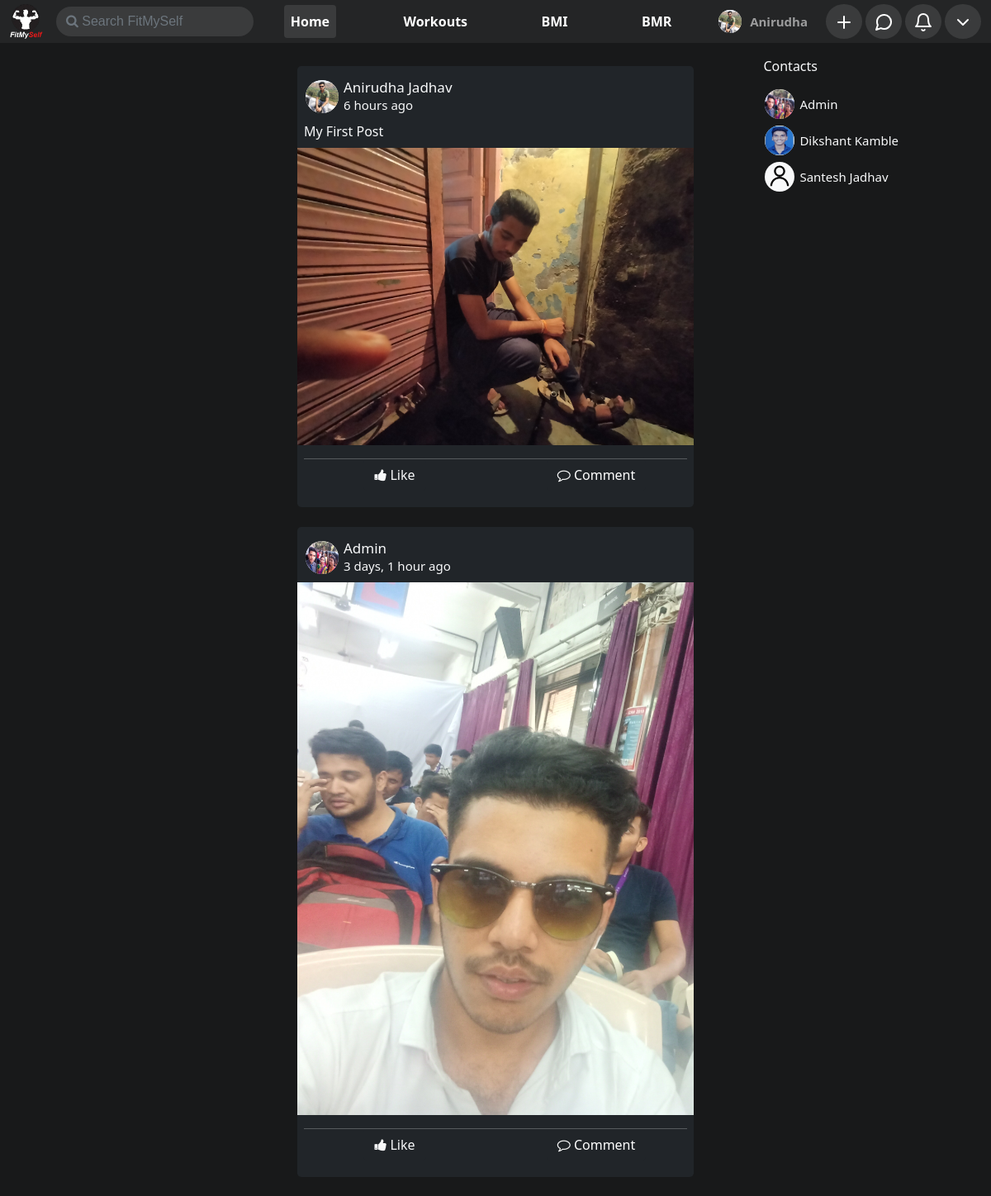
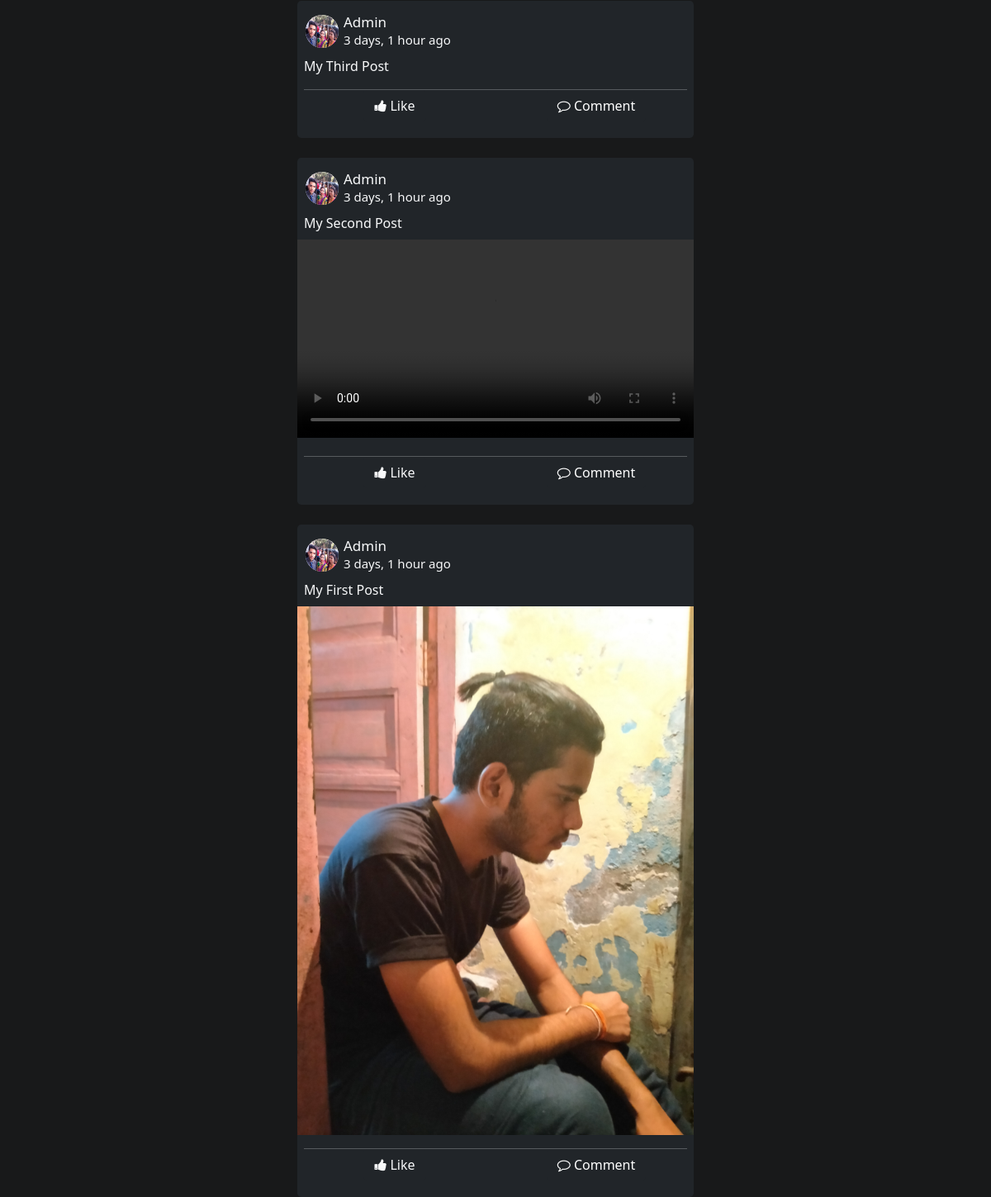
The page / (signed in) on the database its author committed (2 pictures, top to bottom).
### home/models.py (models this page shows, shortened)
class ProfilePictures(models.Model):
    user = models.ForeignKey(User,on_delete=models.CASCADE,null=True)
    upload_on = models.DateTimeField(default = timezone.now,null=True)
    display_picture = models.ImageField(upload_to=dpPath,null=True,blank=True)

class Friend(models.Model):
    user = models.ForeignKey(User,on_delete=models.CASCADE)
    friends = models.ForeignKey(UserExtended,on_delete=models.CASCADE)

class UserExtended(models.Model):
    user = models.ForeignKey(User,on_delete=models.CASCADE,null=True)
    dob = models.DateField(null=True,blank=True)
    gender = models.CharField(max_length=50,null=True)
    slug = models.CharField(max_length=50,null=True,blank=True)

### posts/models.py (models this page shows, shortened)
class Post(models.Model):
    user = models.ForeignKey(User,on_delete=models.CASCADE)
    desc = models.TextField(null=True,blank=True)
    media = models.FileField(upload_to=imgPath,null=True,blank=True)
    upload_on = models.DateTimeField(default= timezone.now)
    slug = models.TextField(null=True,blank=True)
    def fileType(self):
        ext = self.media.name.split('.')[-1]
        if ext == "jpeg" or ext == "jpg" or ext == "svg" or ext == "ico":
            return "image"
        elif ext == "mp4" or ext == "webm" or ext == "ogg" or ext == "mkv":
            return "video"
        else:
            return "not-defined"

### home/views.py (the view)
# urls.py: path('',views.index,name='index'),
def index(request):
    if not request.user.is_authenticated:
        messages.info(request,"Please Login to explore content")
        return redirect('/signin')
    profile_pictures = {}
    friend_picture = {}
    likes = {}
    liked = {}
    posts = []
    friends = Friend.objects.filter(user = request.user)
    posts.append(Post.objects.filter(user=request.user).order_by("-upload_on"))
    for user in friends:
        posts.append(Post.objects.filter(user=user.friends.user).order_by("-upload_on"))
    for i in posts:
        for post in i:
            profile_pictures[post] = ProfilePictures.objects.filter(user=post.user).order_by("-upload_on").first()
            likes[post] = Like.objects.filter(post=post).order_by("-time")
            liked[post] = isLiked(post,request.user)
    for friend in friends:
        friend_picture[friend] = ProfilePictures.objects.filter(user = friend.friends.user).order_by("-upload_on").first()
    params = {
        'posts' : posts,
        'post_profile_pictures' : profile_pictures,
        'likes' : likes,
        'liked' : liked,
        'friends' : friends,
        'friend_picture' : friend_picture,
        'media' : settings.MEDIA_URL,
    }
    return render(request,'home/index.html',params)

### calculator/context_processor.py (called while the page is built)
def userBmi(request):
    if request.user.is_authenticated:
        try:
            bmi = Bmi.objects.get(user = request.user)
            params = {
                "bmi" : bmi
            }
        except Bmi.DoesNotExist:
            params = {}
    else:
        params = {}
    return params

def userBmr(request):
    if request.user.is_authenticated:
        try:
            bmr = Bmr.objects.get(user = request.user)
            params = {
                "bmr" : bmr
            }
        except Bmr.DoesNotExist:
            params = {}
    else:
        params = {}
    return params

### home/context_processor.py (called while the page is built)
def user_profile(request):
    if request.user.is_authenticated:
        try:
            user = UserExtended.objects.get(user = request.user)
            user_profile = ProfilePictures.objects.filter(user=request.user).order_by("-upload_on").first()
            params = {
                "user" : user,
                "user_profile" : user_profile,
                "media" : settings.MEDIA_URL,
            }
        except ProfilePictures.DoesNotExist:
            params ={}
    else:
        params = {}
    return params

def search(request):
    if request.user.is_authenticated:
        if request.GET.get('search') is not None:
            result = {}
            profile_pics = []
            querry = request.GET.get('search')
            users = User.objects.filter(
                Q(first_name__icontains=querry) |
                Q(last_name__icontains=querry)
            )
            for user in users:
                result[UserExtended.objects.filter(user=user).first()] = ProfilePictures.objects.filter(user=user).order_by("-upload_on").first()
            print(result)
            params = {
                'result' : result,
            }
        else:
            params = {}
    else:
        params = {}
    return params

### home/templatetags/extras.py (called while the page is built)
@register.filter(name="value")
def value(dict,key):
    try:
        return dict[key].display_picture
    except AttributeError:
        return dict[key]

### home/views.py (called while the page is built)
def isLiked(post,user):
    likes = Like.objects.filter(post=post)
    liked_users = []
    for like in likes:
        liked_users.append(like.user)
    if user in liked_users:
        return True
    else:
        return False

### home/templates/home/index.html (shortened to what this page needs)
{% extends 'base.html' %}
{% load humanize %}
{% block body %}
{% load static %}
{% load extras %}
<div id="main-div" class="container">
    <div class="post-container pt-1">
        {% for i in posts %}
        {% for post in i %}
        <div class="posts bg-dark mx-auto text-light rounded-3 py-3 mt-4">
            <div class="post-head px-2 mb-2">
                <div class="d-flex my-auto h-100  justify-content-start align-items-center">
                    <span class="icon rounded-circle bg-light" style="width: 40px; height: 40px;">
                        <img src="{% if post_profile_pictures|value:post %}{{media}}{{post_profile_pictures|value:post}}{% else %}{% static 'images/user.svg' %}{% endif %}"
                            class="rounded-circle" style="width: 100%; height: 100%;" alt="">
                    </span>
                    <span class="mx-1">
                        <h3 class="m-0" style="font-size: 1.0625rem;">
                            {{post.user.first_name}} {{post.user.last_name}}
                        </h3>
                        <p style="font-size: .9375rem;" class="m-0">{{post.upload_on|naturaltime}}</p>
                    </span>
                </div>
                <p class="text-light my-2">{{post.desc}}</p>
            </div>
            <div class="media" style="width: 100%;">
                {% if post.fileType == 'image' %}
                <img src="{{media}}{{post.media}}" class="img-fluid" alt="">
                {% elif post.fileType == 'video' %}
                <video src="{{media}}{{post.media}}" style="width: 100%; height: auto;" autoplay="true"
                    controls></video>
                {% endif %}
            </div>
            <div class="px-2 pb-0 my-1">
                <hr class="mb-0">
                <div class="row my-0">
                    <div class="col-6 text-center">
                        <a href="{% if liked|value:post %}/unlike/{{post.slug}}{% else %}/like/{{post.slug}}{% endif %}"
                            class="btn btn-dark {% if liked|value:post %}text-primary{% else %}text-light{% endif %}"
                            aria-disabled="true"><i class="fa fa-thumbs-up"></i> Like</a>
                    </div>
                    <div class="col-6 text-center">
                        <a role="button" class="btn btn-dark" onclick="showComment('{{forloop.counter}}')"><i
                                class="fa fa-comment-o"></i> Comment</a>
                    </div>
                </div>
            </div>
        </div>
        {% endfor %}
        {% endfor %}
    </div>
    <div class="contacts text-light py-3 px-2" id="contacts">
        <p>Contacts</p>
        <ul class="p-0 m-0">
            {% for friend in friends %}
            <a href="/user/{{friend.friends.slug}}" style="text-decoration: none;">
            <li class=" mx-0 my-2 pr-4">
                    <div class="d-flex my-auto h-100  justify-content-start align-items-center">
                        <span class="icon rounded-circle bg-light" style="width: 36px; height: 36px;">
                            <img src="{% if friend_picture|value:friend %}{{media}}{{friend_picture|value:friend}}{% else %}{% static 'images/user.svg' %}{% endif %}"
                                class="rounded-circle" style="width: 100%; height: 100%;" alt="">
                        </span>
                        <span class="mx-1">
                            <p class="m-0 text-light" style="font-size: .9375rem;">
                                {{friend.friends.user.first_name}} {{friend.friends.user.last_name}}
                            </p>
                        </span>
                    </div>
                </li>
            </a>
            {% endfor %}
        </ul>
    </div>
</div>
{% endblock body %}

### templates/base.html (shortened to what this page needs)
<!doctype html>
<html lang="en">
<head>
    <link href="https://cdn.jsdelivr.net/npm/bootstrap@5.0.0-beta1/dist/css/bootstrap.min.css" rel="stylesheet"
>
    <link rel="stylesheet" href="https://cdnjs.cloudflare.com/ajax/libs/font-awesome/4.7.0/css/font-awesome.min.css">
</head>
<body style="background-color: #18191a;">
    <nav class="navbar p-0 navbar-expand-lg fixed-top navbar-dark navbar-bg" id="navbar">
        <div class="container-fluid">
            {% load static %}
            <div class="logo">
                <a class="navbar-brand text-right" href="/"><img src="{% static 'images/logo.png' %}" width="40px"
                        alt="logo"></a>
                <form id="search-form" action="" method="get">
                    <input class="no-outline text-light outline-none form-control rounded-pill me-2" id="search" name="search" onchange="form.submit()" type="text" placeholder="&#xF002; Search FitMySelf" style="font-family:Arial, FontAwesome" aria-label="Search">
                </form>
            </div>
            <div class="collapse navbar-collapse" id="navbarSupportedContent">
                <ul class="navbar-nav mb-2 mb-lg-0" id="main-nav">
                    <li class="nav-item">
                        <a href="/" class="navbar-link rounded nav-link {% if request.get_full_path == '/' %} nav-active {% endif %}">Home</a>
                    </li>
                    <li class="nav-item">
                        <a href="/workout" class="navbar-link rounded nav-link {% if request.get_full_path == '/workout/' %} nav-active {% endif %}">Workouts</a>
                    </li>
                    <li class="nav-item">
                        <a href="/calculator/bmi_calculator" class="navbar-link rounded nav-link {% if request.get_full_path == '/calculator/bmi_calculator' %} nav-active {% endif %}">BMI</a>
                    </li>
                    <li class="nav-item">
                        <a href="/calculator/bmr_calculator" class="navbar-link rounded nav-link {% if request.get_full_path == '/calculator/bmr_calculator' %} nav-active {% endif %}">BMR</a>
                    </li>
                </ul>
                {% if request.user.is_authenticated %}
                <ul class="navbar-nav mb-2 mb-lg-0" id="secondary-nav" onresize="changeSize()">
                    {% load extras %}
                    <li class="nav-item rounded-pill px-2 profile-name {% if request.get_full_path == '/'|addstr:request.user.slug %}nav-active{% endif %}" style="width: max-content;">
                        <div class="d-flex my-auto h-100  justify-content-between align-items-center">
                            <span class="icon rounded-circle bg-light">
                                <img src="{% if user_profile %}{{media}}{{user_profile.display_picture}}{% else %}{% static 'images/user.svg' %}{% endif %}"
                                    class="rounded-circle" style="width: 100%; height: 100%;" alt="">
                            </span>
                            <a href="/user/{{user.slug}}" class="nav-link py-0" style="font-size: .9375rem; font-weight: 600;">
                                {{request.user.first_name}}
                            </a>
                        </div>
                    </li>
                    <li class="nav-item dropdown">
                        <span class="icon w-100 h-100 basic-nav rounded-circle">
                            <a href="#" class="nav-link" id="add" role="button" data-bs-toggle="dropdown" aria-expanded="false">
                                <img src="{% static 'images/plus.svg' %}" class="w-100 h-100" alt="">
                            </a>
                        </span>
                    </li>
                    <li class="nav-item">
                        <span class="icon w-100 h-100 basic-nav rounded-circle">
                            <a href="#" class="nav-link">
                                <img src="{% static 'images/mess.svg' %}" class="w-100 h-100" style="height: 100%; width: 100%;" alt="">
                            </a>
                        </span>
                    </li>
                    <li class="nav-item dropdown">
                        <span class="icon w-100 h-100 basic-nav rounded-circle">
                            <a class="nav-link" href="#" id="notificationDropdown" role="button" data-bs-toggle="dropdown" aria-expanded="false">
                                <img src="{% static 'images/bell.svg' %}" style="width: 100%; height: 100%;" alt="">
                            </a>
                        </span>
                    </li>
                    <li class="nav-item">
                        <span class="dropdown icon w-100 h-100 basic-nav rounded-circle">
                            <a class="nav-link" id="profileDropdown" href="#" role="button" id="profileDropdown"
                                data-bs-toggle="dropdown" aria-expanded="false">
                                <img src="{% static 'images/chevron-down.svg' %}" style="width: 100%; height: 100%;"
                                    alt="">
                            </a>
                                        {% load humanize %}
                        </span>
                    </li>
                </ul>
                {% endif %}
            </div>
        </div>
    </nav>
    {% block body %}
    {% endblock body %}
</body>
</html>

### templates/base.html (style rules this page uses)
.navbar-bg { background-color: #242526; }
.navbar-link { color: white !important; font-weight: bold !important; }
.nav-active { background-color: #3a3b3c; }
.logo { outline: none !important; display: flex; justify-content: space-between; align-items: center; width: max-content; }
.logo input { background-color: #3a3b3c; border: none; outline: none !important; }
#search-form { width: max-content; }
#main-nav { margin: 0 auto; display: flex; justify-content: space-around; }
#secondary-nav { width: max-content; }
#secondary-nav li { margin: 0 2px; }
.icon { margin: 0 2px; height: 28px; width: 28px; display: flex; align-items: center; justify-content: center; }
.basic-nav { color: white; background-color: #3a3b3c; }

### home/templates/home/index.html (style rules this page uses)
.posts { width: 480px; }
.contacts { position: fixed; top: 0; right: 0; max-width: 360px; width: max-content; overflow-y: hidden; }
.contacts ul li { list-style: none; padding-right: 100px; }

### rows shown on the page
ProfilePictures: display_picture (picture)
Post: id.display_picture (picture), user.first_name "Anirudha", user.last_name "Jadhav", upload_on "6 hours ago", desc "My First Post", media (picture)
Post: id.display_picture (picture), user.first_name "Admin", upload_on "3 days, 1 hour ago", media (picture)
Post: id.display_picture (picture), user.first_name "Admin", upload_on "3 days, 1 hour ago", desc "My Third Post"
Post: id.display_picture (picture), user.first_name "Admin", upload_on "3 days, 1 hour ago", desc "My Second Post"
Post: id.display_picture (picture), user.first_name "Admin", upload_on "3 days, 1 hour ago", desc "My First Post", media (picture)
Friend: id.display_picture (picture), friends.user.first_name "Admin"
Friend: id.display_picture (picture), friends.user.first_name "Dikshant", friends.user.last_name "Kamble"
Friend: friends.user.first_name "Santesh", friends.user.last_name "Jadhav"

### other values the page prints
{{ request.user.first_name }} "Anirudha"
